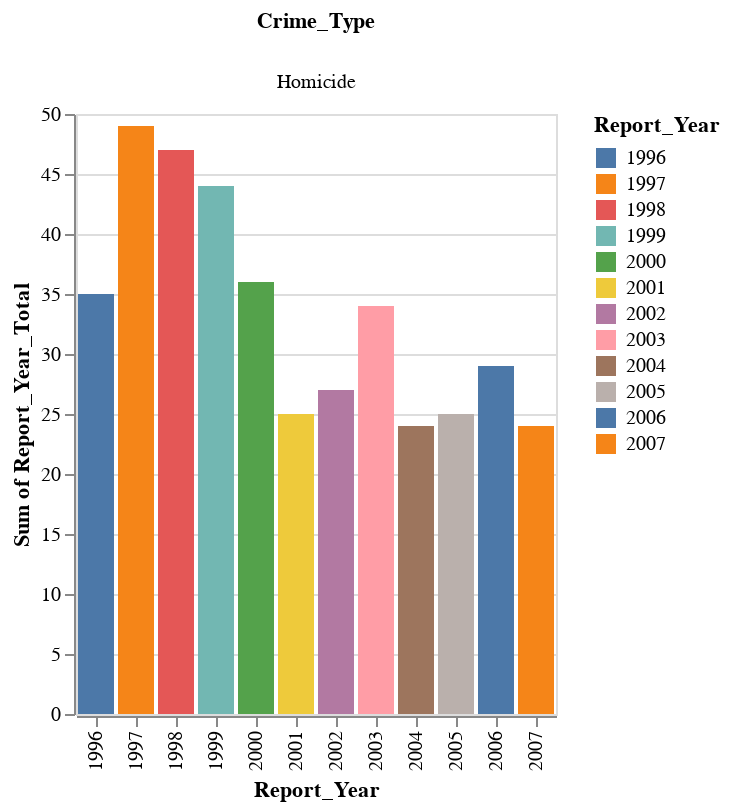

The cell this chart's notebook holds for it:
### Markdown cell above
**Homicide**

### Code cell
homicide = df[df['Crime_Type'] == 'Homicide']
alt.Chart(homicide).mark_bar().encode(
    x='Report_Year:O',
    y='sum(Report_Year_Total):Q',
    color='Report_Year:N',
    column='Crime_Type:N'
)

### Figure 1 — Vega-Lite specification as saved in the notebook (floating-point values rounded to 4 significant figures; data arrays with more than 128 entries replaced by an {"elided": "..."} marker saying what was removed)
{"config": {"view": {"continuousWidth": 400, "continuousHeight": 300}}, "data": {"name": "data-f1271cbf9c2504e090966764e3a9ee18"}, "mark": "bar", "encoding": {"color": {"type": "nominal", "field": "Report_Year"}, "column": {"type": "nominal", "field": "Crime_Type"}, "x": {"type": "ordinal", "field": "Report_Year"}, "y": {"type": "quantitative", "aggregate": "sum", "field": "Report_Year_Total"}}, "$schema": "https://vega.github.io/schema/vega-lite/v4.8.1.json", "datasets": {"data-f1271cbf9c2504e090966764e3a9ee18": {"elided": "1476 records"}}}
